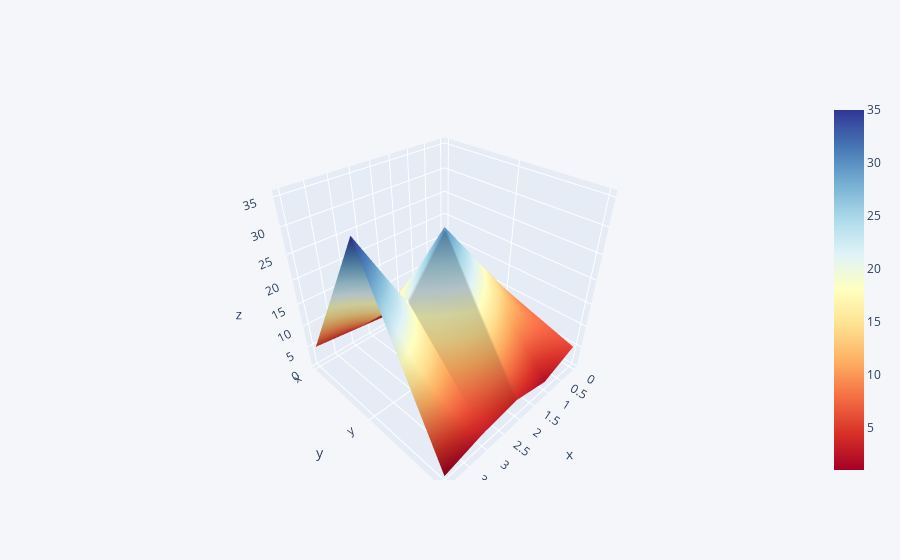

Here is the notebook cell this chart was saved with:
### Code cell
df3.iplot(kind='surface',colorscale='rdylbu')

### Figure 1 — Plotly figure (JSON) as saved in the notebook; plotly's stock layout.template omitted (floating-point values rounded to 4 significant figures)
{"data": [{"colorscale": [[0, "rgb(165,0,38)"], [0.1, "rgb(215,48,39)"], [0.2, "rgb(244,109,67)"], [0.3, "rgb(253,174,97)"], [0.4, "rgb(254,224,144)"], [0.5, "rgb(255,255,191)"], [0.6, "rgb(224,243,248)"], [0.7, "rgb(171,217,233)"], [0.8, "rgb(116,173,209)"], [0.9, "rgb(69,117,180)"], [1, "rgb(49,54,149)"]], "type": "surface", "x": [0, 1, 2, 3, 4], "y": ["x", "y", "z"], "z": [[1, 2, 3, 4, 5], [10, 20, 30, 20, 35], [5, 2, 4, 3, 1]]}], "layout": {"legend": {"bgcolor": "#F5F6F9", "font": {"color": "#4D5663"}}, "paper_bgcolor": "#F5F6F9", "plot_bgcolor": "#F5F6F9", "title": {"font": {"color": "#4D5663"}}, "xaxis": {"gridcolor": "#E1E5ED", "showgrid": true, "tickfont": {"color": "#4D5663"}, "title": {"font": {"color": "#4D5663"}, "text": ""}, "zerolinecolor": "#E1E5ED"}, "yaxis": {"gridcolor": "#E1E5ED", "showgrid": true, "tickfont": {"color": "#4D5663"}, "title": {"font": {"color": "#4D5663"}, "text": ""}, "zerolinecolor": "#E1E5ED"}}}
